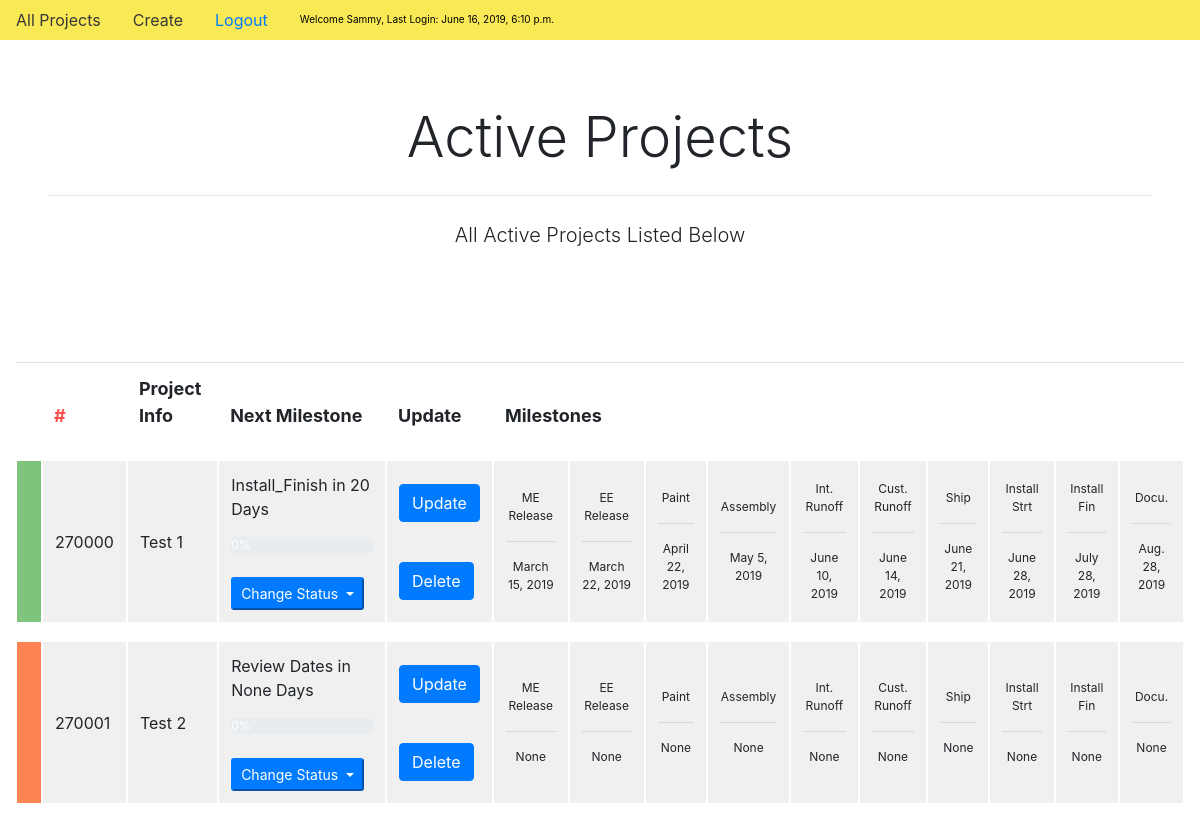
The page /projects/ (signed in) on the database as committed earlier.
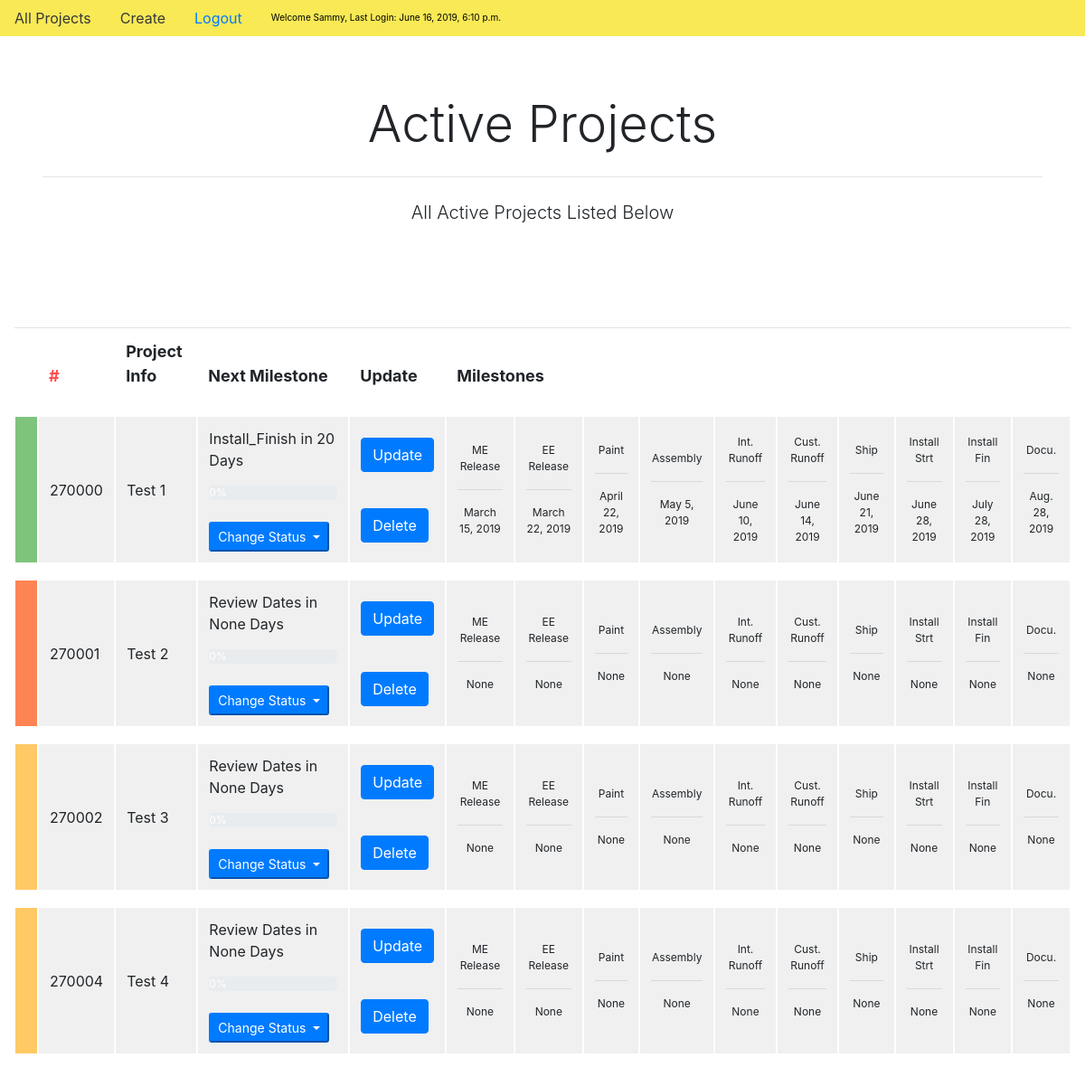
The same page on the database as committed later.
### projects/models.py (models this page shows, shortened)
class Project(models.Model):
    STATUS_CHOICES = (
        ('offtrack', 'Off Track'),
        ('onwatch','On Watch'),
        ('onhold','On Hold'),
        ('update', 'Update')
    )
    projectnumber = models.IntegerField()
    projectname = models.CharField(max_length=100)
    engineering_start = models.DateField(blank=True, null = True)
    Mechanical_Release = models.DateField(blank=True, null = True)
    Electrical_Release = models.DateField(blank=True, null = True)
    Manufacturing = models.DateField(blank=True, null = True)
    Finishing = models.DateField(blank=True, null = True)
    Assembly = models.DateField(blank=True, null = True)
    Integration = models.DateField(blank=True, null = True)
    Internal_Runoff = models.DateField(blank=True, null = True)
    Customer_Runoff = models.DateField(blank=True, null = True)
    Ship = models.DateField(blank=True, null = True)
    Install_Start = models.DateField(blank=True, null = True)
    Install_Finish = models.DateField(blank=True, null = True)
    Documentation = models.DateField(blank=True, null = True)
    Status = models.CharField(max_length=10, choices=STATUS_CHOICES, default='OT')
    iscurrent = models.BooleanField(default=True, null = True)
    projectmanager = models.ForeignKey(User, null=True, on_delete = models.SET_NULL)
    lastupdated = models.DateField(default = datetime(2015, 10, 21), null = True)
    def __str__(self):
        return self.projectname
    def milestones(self):
        list_milestones = ['engineering_start', \
        'Mechanical_Release',\
        'Electrical_Release', \
        'Manufacturing',\
        'Finishing',\
        'Assembly',\
        'Integration',\
        'Internal_Runoff', \
        'Customer_Runoff', \
        'Ship', \
        'Install_Start', \
        'Install_Finish', \
        'Documentation', \
        ]
        dict_project = self.__dict__
        dict_milestones = {}
        for i in range(1,len(list_milestones)):
            start = dict_project[list_milestones[i-1]]
            end = dict_project[list_milestones[i]]
            duration = self.busdays_between(end, start)
            dict_milestones[list_milestones[i]] = {'start': start, 'end': end, 'duration': duration}
        return dict_milestones
    def phases(self):
        phases = {'Project': ['engineering_start', 'Documentation'], \
        'Mechanical_Engineering': ['engineering_start', 'Mechanical_Release'], \
        'Electrical_Engineering': ['Mechanical_Release', 'Electrical_Release'], \
        'Manufacturing': ['Electrical_Release', 'Finishing'], \
        'Assembly': ['Finishing', 'Assembly'], \
        'Integration': ['Assembly', 'Customer_Runoff'], \
        'Installation': ['Install_Start', 'Install_Finish'], \
        'Documentation': ['Install_Finish', 'Documentation'], \
        }
        project = self.__dict__
        phase_calcs = {}
        for phase, value in phases.items():
            start = project[value[0]]
            end = project[value[-1]]
            duration = self.busdays_between(end, start)
            phase_calcs[phase] = {'start': start, 'end': end, 'duration': duration, 'hours': duration*8}
        return phase_calcs
    def current_milestone(self):
        project = self.milestones()
        today = date.today()
        milestone = {}
        for key, value in project.items():
            if value['end'] != None:
                value['days_until'] = self.busdays_between(value['end'], today)
                value['name'] = key
                if value['end'] > today:
                    return value
        if milestone == {}:
            milestone = {'name': 'Review Dates', 'start': None, 'end': 'Need to Update', 'duration': None, 'days_until': None}
            return milestone
    def current_phase(self):
        phases = self.phases()
        del phases['Project']
        today = date.today()
        status = {}
        for phase, info in phases.items():
            if info['start'] != None and info['end'] != None and info['duration'] != None:
                start = info['start']
                end = info['end']
                duration = info['duration']
                if today <= end:
                    status['current_phase'] = phase
                    status['start'] = info['start']
                    status['end'] = info['end']
                    if info['duration'] != 0:
                        percent_complete = int(round((self.busdays_between(today, start)/duration)*100))
                        if percent_complete >= 0:
                            status['progress'] = percent_complete
                            break
                        else:
                            status['progress'] = 0
                            break
                    else:
                        status['progress'] = 100
                        break
            else:
                return {'current_phase': None, 'start': None, 'end': None, 'progress': 0}
        return status
    def busdays_between(self, date1, date2):
        if isinstance(date1, date) and isinstance(date2, date):
            return np.busday_count(date2,date1)
        else:
            return("[ERROR: Need Dates To Calc]")

### projects/views.py (the view)
# urls.py: path('', views.index, name = "index"),
@login_required
def index(request):
    user = request.user
    projects_list = Project.objects.all().exclude(iscurrent=False)
    print(projects_list)
    num_proj = projects_list.count()
    context = {
        'projects': projects_list,
        'num_proj': num_proj,
        'today': date.today()
    }
    print(context['projects'])
    return render(request, "projects/main_page.html", context)

### projects/templates/projects/main_page.html (shortened to what this page needs)
{% extends "projects/base.html" %}
{% block main %}
<div class="container-fluid justify-content-center">
<div class="jumbotron text-center bg-white">
  <h1 class="display-4">Active Projects</h1>
  <hr class="my-4">
  <p class="lead">All Active Projects Listed Below</p>
</div>
    <table class="table main-table">
      <thead style="font-size: 18px;" class="thead">
        <tr>
          <th style="width: 3px;"></th>
          <th style="color: #ff4c4c;">#</th>
          <th>Project Info</th>
          <th>Next Milestone</th>
          <th>Update</th>
          <th colspan="10">Milestones</th>
        </tr>
      </thead>
      <tbody>
        {% for project in projects %}
          <tr>
            {% if project.Status == 'offtrack' %}
              <td style="width: 3px; background-color: #ff8454; vertical-align:middle"></td>
            {%elif project.Status == 'onwatch' %}
              <td style="width: 3px; background-color: #ffc966; vertical-align:middle"></td>
            {%else%}
              <td style="width: 3px; background-color: #7ec47d; vertical-align:middle"></td>
            {%endif%}
            <td style="text-align: left; vertical-align:middle">{{project.projectnumber}}</td>
            <td style="text-align: left; vertical-align:middle" class="container;">{{project.projectname}}
            </td>
            <td style="text-align: left; vertical-align:middle">{{project.current_milestone.name}} in {{project.current_milestone.days_until}} Days
              <div style="vertical-align: bottom;" class="progress">
                <div class="progress-bar bg-primary" role="progressbar" style="width: {{project.current_phase.progress}}%;" aria-valuenow="25" aria-valuemin="0" aria-valuemax="100">{{project.current_phase.progress}}%</div>
              </div><br>
              <button class="btn-sm btn-primary dropdown-toggle" type="button" id="dropdownMenuButton" data-toggle="dropdown" aria-haspopup="true" aria-expanded="false">
                Change Status
              </button>
              </td>
            <td style="text-align: left; vertical-align:middle">
              <p>
                <a href='{% url 'update' num=project.projectnumber %}' class="btn btn-primary" role="button">Update</a>
              </p>
              <br>
              <a href='{% url 'delete' num=project.projectnumber %}' class="btn btn-primary" role="button">Delete</a>
            </td>
            <td class="milestoneval" style="vertical-align:middle"><a class="cellheader">ME Release</a><hr>{{project.Mechanical_Release}}</td>
            <td class="milestoneval" style="vertical-align:middle"><a class="cellheader">EE Release</a><hr>{{project.Electrical_Release}}</td>
            <td class="milestoneval" style="vertical-align:middle"><a class="cellheader">Paint</a><hr>{{project.Finishing}}</td>
            <td class="milestoneval" style="vertical-align:middle"><a class="cellheader">Assembly</a><hr>{{project.Assembly}}</td>
            <td class="milestoneval" style="vertical-align:middle"><a class="cellheader">Int. Runoff</a><hr>{{project.Internal_Runoff}}</td>
            <td class="milestoneval" style="vertical-align:middle"><a class="cellheader">Cust. Runoff</a><hr>{{project.Customer_Runoff}}</td>
            <td class="milestoneval" style="vertical-align:middle"><a class="cellheader">Ship</a><hr>{{project.Ship}}</td>
            <td class="milestoneval" style="vertical-align:middle"><a class="cellheader">Install Strt</a><hr>{{project.Install_Start}}</td>
            <td class="milestoneval" style="vertical-align:middle"><a class="cellheader">Install Fin</a><hr>{{project.Install_Finish}}</td>
            <td class="milestoneval" style="vertical-align:middle"><a class="cellheader">Docu.</a><hr>{{project.Documentation}}</td>
          </tr>
        {%endfor%}
      </tbody>
    </table>
{% endblock %}

Rows that differ between the two databases and show on the page:
added Project: Status "onwatch" (drawn), projectnumber "270002", projectname "Test 3", current_milestone.name "Review Dates", current_milestone.days_until "None", current_phase.progress "0", Mechanical_Release "None", Electrical_Release "None", Finishing "None", Assembly "None", Internal_Runoff "None", Customer_Runoff "None", Ship "None", Install_Start "None", Install_Finish "None", Documentation "None"
added Project: Status "onwatch" (drawn), projectnumber "270004", projectname "Test 4", current_milestone.name "Review Dates", current_milestone.days_until "None", current_phase.progress "0", Mechanical_Release "None", Electrical_Release "None", Finishing "None", Assembly "None", Internal_Runoff "None", Customer_Runoff "None", Ship "None", Install_Start "None", Install_Finish "None", Documentation "None"
